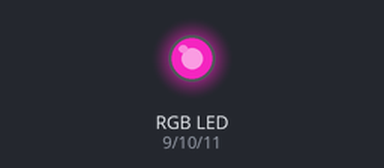
Simulated run of this sketch. Board: Arduino Uno, built with avr-gcc and run on an emulated ATmega328P. Shown: an RGB LED mixed from three pins (HIGH = lit). Dim RGB values are drawn brighter than linear; random numbers use the default seed unless the sketch sets one.

Above: at 0.15 s.
At 3.46 s:
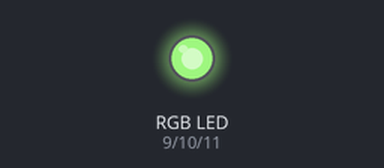
At 6.77 s:
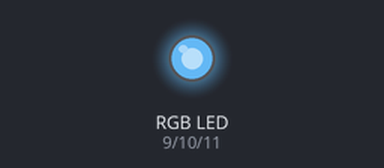
At 13.4 s:
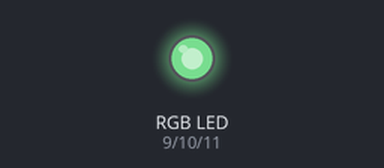
At 20.02 s:
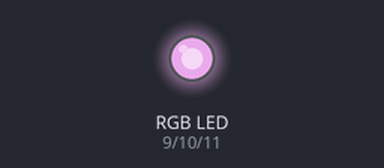
At 26.65 s:
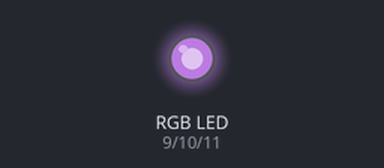
Timing chart, 0 to 26.7 s (numbered marks = the images above):
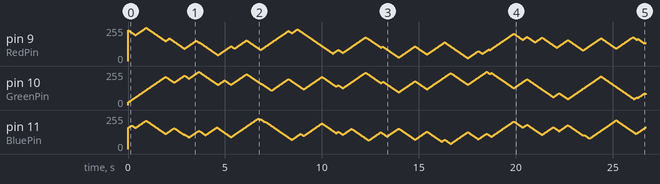

The sketch:

YPOK_4_3.ino
```cpp
// Урок 4 схема 3
// Плавный перелив цветов RGB светодиода
//создаются переменные red, green, blue, которым присвоиваются соответствующие номера выводов.*/
int RedPin = 9; //красный на 9
int GreenPin = 10; // зеленый на 10
int BluePin = 11; // синий на 11
//необходимо задать переменные текущих значений яркости каждого цветов, и присвоить им произвольные (случайные) значения
int ValRed = random(0, 255); // функция random генерирует произвольное значение из указанного интервала (от 0 до 255)
int ValGreen = random(0, 255);
int ValBlue = random(0, 255);

void setup() {
  pinMode(RedPin, OUTPUT); // для выводов контроллера задается режим: ВЫХОД
  pinMode(GreenPin, OUTPUT);
  pinMode(BluePin, OUTPUT);

  analogWrite(RedPin, ValRed);   // светодиод включается с ранее присвоенными параметрами
  analogWrite(GreenPin, ValGreen);
  analogWrite(BluePin, ValBlue);
}

void loop() {

  int NewValRed = random(10, 255); //Создание дополнительных переменных, которым также присваиваются случайные числа
  int NewValGreen = random(10, 255);
  int NewValBlue = random(10, 255);

  //запускается цикл, который выполняется пока значения новых переменных не сравняются с текущими
  while ((ValRed != NewValRed)&(ValGreen != NewValGreen)&(ValBlue != NewValBlue)) {
//для красного канала
      if (ValRed < NewValRed){  //если новое больше текущего
        analogWrite(RedPin, ValRed++ ); //то текущий увеличивается
      };
      if (ValRed > NewValRed) { // если меньше - уменьшается
        analogWrite(RedPin, ValRed-- );
      };
 //для зелёного канала
     if (ValGreen < NewValGreen){
        analogWrite(GreenPin, ValGreen++ );
      };
     if (ValGreen > NewValGreen) {
        analogWrite(GreenPin, ValGreen-- );
      };
//для синего канала
     if (ValBlue < NewValBlue){
        analogWrite(BluePin, ValBlue++ );
      };
     if (ValBlue > NewValBlue) {
        analogWrite(BluePin, ValBlue-- );
      };
   delay(10); //Задержка для того, чтобы изменения цветов были заметны
  }
}
```
